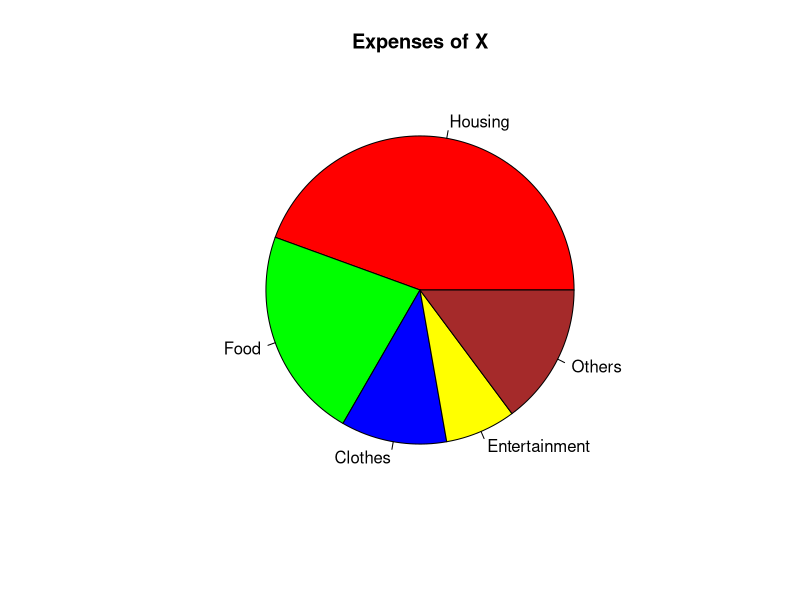

The R source for this figure:
Particulars <- c("Housing", "Food", "Clothes", "Entertainment", "Others")
Ammount <- c(600, 300, 150, 100, 200)
My_clours <- c("red", "green", "blue", "yellow", "brown")
pie(x = Ammount,
    labels = Particulars,
    col = My_clours,
    main = "Expenses of X")

